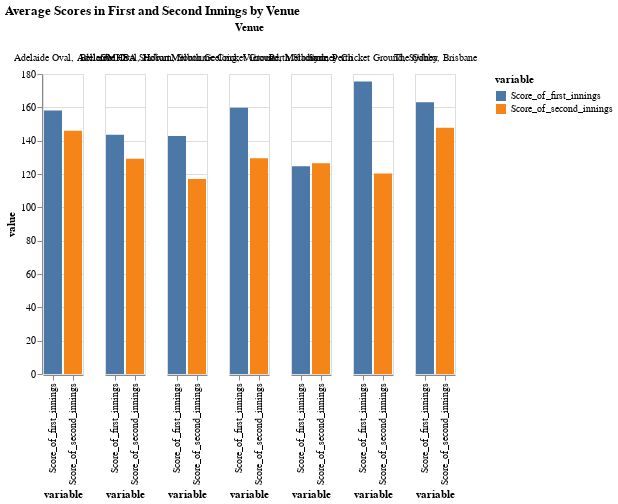

Notebook source saved alongside this figure:
### Code cell
#c) Grouped Bar Chart for Average Scores in First and Second Innings by Venue
# Convert scores to numeric values
data['Score_of_first_innings'] = pd.to_numeric(data['Score_of_first_innings'], errors='coerce')
data['Score_of_second_innings'] = pd.to_numeric(data['Score_of_second_innings'], errors='coerce')

# Rename columns to remove any leading or trailing spaces
data.columns = data.columns.str.strip()

# Calculate average scores for each venue
avg_scores_by_venue = data.groupby('Venue').agg({
    'Score_of_first_innings': 'mean',
    'Score_of_second_innings': 'mean'
}).reset_index()

# Melt the DataFrame for Altair
avg_scores_by_venue = avg_scores_by_venue.melt(id_vars='Venue', value_vars=['Score_of_first_innings', 'Score_of_second_innings'])

# Create a grouped bar chart
grouped_bar_scores = alt.Chart(avg_scores_by_venue).mark_bar().encode(
    x='variable:O',
    y='value:Q',
    color='variable:N',
    column='Venue:N'
).properties(
    title='Average Scores in First and Second Innings by Venue'
)

grouped_bar_scores

### Figure 1 — Vega-Lite specification as saved in the notebook (floating-point values rounded to 4 significant figures)
{"config": {"view": {"continuousWidth": 300, "continuousHeight": 300}}, "data": {"name": "data-82cf9f7bffa1a48ab204bd8e378e55b7"}, "mark": {"type": "bar"}, "encoding": {"color": {"field": "variable", "type": "nominal"}, "column": {"field": "Venue", "type": "nominal"}, "x": {"field": "variable", "type": "ordinal"}, "y": {"field": "value", "type": "quantitative"}}, "title": "Average Scores in First and Second Innings by Venue", "$schema": "https://vega.github.io/schema/vega-lite/v5.17.0.json", "datasets": {"data-82cf9f7bffa1a48ab204bd8e378e55b7": [{"Venue": "Adelaide Oval, Adelaide", "variable": "Score_of_first_innings", "value": 158.1}, {"Venue": "Bellerive Oval, Hobart", "variable": "Score_of_first_innings", "value": 143.6}, {"Venue": "GMHBA Stadium, South Geelong, Victoria", "variable": "Score_of_first_innings", "value": 142.8}, {"Venue": "Melbourne Cricket Ground, Melbourne", "variable": "Score_of_first_innings", "value": 159.8}, {"Venue": "Perth Stadium, Perth", "variable": "Score_of_first_innings", "value": 124.6}, {"Venue": "Sydney Cricket Ground, Sydney", "variable": "Score_of_first_innings", "value": 175.6}, {"Venue": "The Gabba, Brisbane", "variable": "Score_of_first_innings", "value": 163.0}, {"Venue": "Adelaide Oval, Adelaide", "variable": "Score_of_second_innings", "value": 146.0}, {"Venue": "Bellerive Oval, Hobart", "variable": "Score_of_second_innings", "value": 129.2}, {"Venue": "GMHBA Stadium, South Geelong, Victoria", "variable": "Score_of_second_innings", "value": 117.0}, {"Venue": "Melbourne Cricket Ground, Melbourne", "variable": "Score_of_second_innings", "value": 129.5}, {"Venue": "Perth Stadium, Perth", "variable": "Score_of_second_innings", "value": 126.4}, {"Venue": "Sydney Cricket Ground, Sydney", "variable": "Score_of_second_innings", "value": 120.3}, {"Venue": "The Gabba, Brisbane", "variable": "Score_of_second_innings", "value": 147.8}]}}
